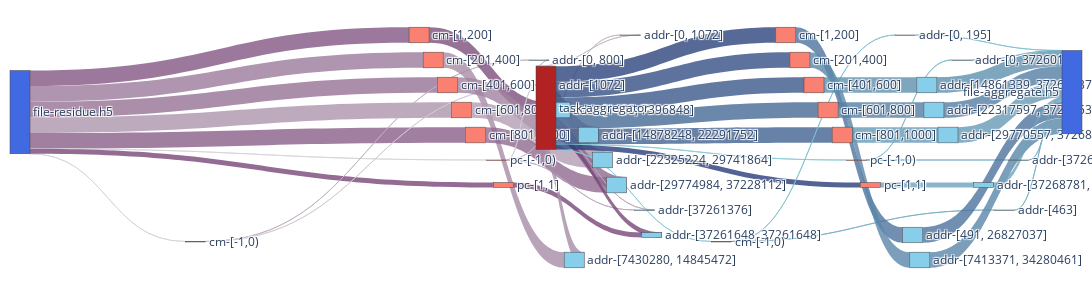

Notebook code for this chart:
### Code cell
AGG = nx.compose(G_AGG_R, G_AGG_W) 

agg_nodes, agg_nodes_dict = get_nodes_for_sankey(AGG,rm_tags=['agg_r','agg_w'])

agg_links = get_links_for_sankey(AGG, agg_nodes_dict)
fig = go.Figure(go.Sankey(
            node = agg_nodes,
            link = agg_links, orientation='h'))

fig.update_layout(
    autosize=False,
    width=1400,
    height=300,
    margin=dict(
        l=10,
        r=10,
        b=40,
        t=10,
        pad=2
    ),
)
fig.show()
fig.write_html(f"{image_path}/sankey-grouped-agg-vol-vfd.html")

### Figure 1 — Plotly figure (JSON) as saved in the notebook; plotly's stock layout.template omitted (floating-point values rounded to 4 significant figures)
{"data": [{"link": {"color": ["rgba(214.11764705882354, 211.1764705882353, 214.11764705882354, 0.8)", "rgba(131.76470588235293, 87.64705882352942, 131.76470588235293, 0.8)", "rgba(155.29411764705884, 122.94117647058823, 155.29411764705884, 0.8)", "rgba(149.41176470588235, 114.11764705882352, 149.41176470588235, 0.8)", "rgba(172.94117647058823, 149.41176470588235, 172.94117647058823, 0.8)", "rgba(137.64705882352942, 96.47058823529413, 137.64705882352942, 0.8)", "rgba(214.11764705882354, 211.1764705882353, 214.11764705882354, 0.8)", "rgba(120.0, 70.0, 120.0, 0.8)", "rgba(190.58823529411765, 175.88235294117646, 190.58823529411765, 0.8)", "rgba(208.23529411764707, 202.35294117647058, 208.23529411764707, 0.8)", "rgba(125.88235294117646, 78.8235294117647, 125.88235294117646, 0.8)", "rgba(167.05882352941177, 140.58823529411765, 167.05882352941177, 0.8)", "rgba(161.1764705882353, 131.76470588235293, 161.1764705882353, 0.8)", "rgba(178.8235294117647, 158.23529411764707, 178.8235294117647, 0.8)", "rgba(143.52941176470588, 105.29411764705883, 143.52941176470588, 0.8)", "rgba(196.47058823529412, 184.70588235294116, 196.47058823529412, 0.8)", "rgba(208.23529411764707, 202.35294117647058, 208.23529411764707, 0.8)", "rgba(184.70588235294116, 167.05882352941177, 184.70588235294116, 0.8)", "rgba(120.0, 70.0, 120.0, 0.8)", "rgba(190.58823529411765, 175.88235294117646, 190.58823529411765, 0.8)", "rgba(202.35294117647058, 193.52941176470588, 202.35294117647058, 0.8)", "rgba(125.88235294117646, 78.8235294117647, 125.88235294117646, 0.8)", "rgba(167.05882352941177, 140.58823529411765, 167.05882352941177, 0.8)", "rgba(161.1764705882353, 131.76470588235293, 161.1764705882353, 0.8)", "rgba(178.8235294117647, 158.23529411764707, 178.8235294117647, 0.8)", "rgba(143.52941176470588, 105.29411764705883, 143.52941176470588, 0.8)", "rgba(196.47058823529412, 184.70588235294116, 196.47058823529412, 0.8)", "rgba(184.70588235294116, 167.05882352941177, 184.70588235294116, 0.8)", "rgba(120.0, 70.0, 120.0, 0.8)", "rgba(133.75, 200.625, 213.75, 0.8)", "rgba(46.25, 69.375, 126.25, 0.8)", "rgba(52.5, 78.75, 132.5, 0.8)", "rgba(58.75, 88.125, 138.75, 0.8)", "rgba(71.25, 106.875, 151.25, 0.8)", "rgba(65.0, 97.5, 145.0, 0.8)", "rgba(133.75, 200.625, 213.75, 0.8)", "rgba(40.0, 60.0, 120.0, 0.8)", "rgba(127.5, 191.25, 207.5, 0.8)", "rgba(115.0, 172.5, 195.0, 0.8)", "rgba(77.5, 116.25, 157.5, 0.8)", "rgba(90.0, 135.0, 170.0, 0.8)", "rgba(96.25, 144.375, 176.25, 0.8)", "rgba(83.75, 125.625, 163.75, 0.8)", "rgba(102.5, 153.75, 182.5, 0.8)", "rgba(121.25, 181.875, 201.25, 0.8)", "rgba(115.0, 172.5, 195.0, 0.8)", "rgba(108.75, 163.125, 188.75, 0.8)", "rgba(127.5, 191.25, 207.5, 0.8)", "rgba(115.0, 172.5, 195.0, 0.8)", "rgba(77.5, 116.25, 157.5, 0.8)", "rgba(90.0, 135.0, 170.0, 0.8)", "rgba(96.25, 144.375, 176.25, 0.8)", "rgba(83.75, 125.625, 163.75, 0.8)", "rgba(102.5, 153.75, 182.5, 0.8)", "rgba(121.25, 181.875, 201.25, 0.8)", "rgba(115.0, 172.5, 195.0, 0.8)", "rgba(108.75, 163.125, 188.75, 0.8)"], "label": ["Access Volume : 0 <br />Average Count : 3 <br />Average Access Size : 0 <br />Operation : read<br />Bandwidth : 0", "Access Volume : 7.42 MB <br />Average Count : 200 <br />Average Access Size : 37.11 KB <br />Operation : read<br />Bandwidth : 11.12 MB/s", "Access Volume : 7.44 MB <br />Average Count : 200 <br />Average Access Size : 37.21 KB <br />Operation : read<br />Bandwidth : 10.68 MB/s", "Access Volume : 7.44 MB <br />Average Count : 200 <br />Average Access Size : 37.2 KB <br />Operation : read<br />Bandwidth : 10.69 MB/s", "Access Volume : 7.44 MB <br />Average Count : 200 <br />Average Access Size : 37.21 KB <br />Operation : read<br />Bandwidth : 10.43 MB/s", "Access Volume : 7.48 MB <br />Average Count : 201 <br />Average Access Size : 37.21 KB <br />Operation : read<br />Bandwidth : 10.78 MB/s", "Access Volume : 0 <br />Average Count : 3 <br />Average Access Size : 0 <br />Operation : read<br />Bandwidth : 0", "Access Volume : 2.4 MB <br />Average Count : 1 <br />Average Access Size : 2.4 MB <br />Operation : read<br />Bandwidth : 1.56 GB/s", "Access Volume : 2.18 KB <br />Average Count : 8 <br />Average Access Size : 273 B <br />Operation : read<br />Bandwidth : 46.58 KB/s", "Access Volume : 328 B <br />Average Count : 1 <br />Average Access Size : 328 B <br />Operation : read<br />Bandwidth : 93.56 B/s", "Access Volume : 7.43 MB <br />Average Count : 399 <br />Average Access Size : 18.62 KB <br />Operation : read<br />Bandwidth : 11.19 MB/s", "Access Volume : 7.45 MB <br />Average Count : 400 <br />Average Access Size : 18.62 KB <br />Operation : read<br />Bandwidth : 10.67 MB/s", "Access Volume : 7.45 MB <br />Average Count : 400 <br />Average Access Size : 18.62 KB <br />Operation : read<br />Bandwidth : 10.68 MB/s", "Access Volume : 7.45 MB <br />Average Count : 400 <br />Average Access Size : 18.62 KB <br />Operation : read<br />Bandwidth : 10.41 MB/s", "Access Volume : 7.49 MB <br />Average Count : 402 <br />Average Access Size : 18.62 KB <br />Operation : read<br />Bandwidth : 10.76 MB/s", "Access Volume : 1.57 KB <br />Average Count : 4 <br />Average Access Size : 392 B <br />Operation : read<br />Bandwidth : 32.85 KB/s", "Access Volume : 328 B <br />Average Count : 1 <br />Average Access Size : 328 B <br />Operation : read<br />Bandwidth : 93.56 B/s", "Access Volume : 512 B <br />Average Count : 1 <br />Average Access Size : 512 B <br />Operation : read<br />Bandwidth : 332.9 KB/s", "Access Volume : 2.4 MB <br />Average Count : 1 <br />Average Access Size : 2.4 MB <br />Operation : read<br />Bandwidth : 1.56 GB/s", "Access Volume : 2.18 KB <br />Average Count : 8 <br />Average Access Size : 273 B <br />Operation : read<br />Bandwidth : 46.58 KB/s", "Access Volume : 656 B <br />Average Count : 2 <br />Average Access Size : 328 B <br />Operation : read<br />Bandwidth : 187.13 B/s", "Access Volume : 7.43 MB <br />Average Count : 399 <br />Average Access Size : 18.62 KB <br />Operation : read<br />Bandwidth : 11.19 MB/s", "Access Volume : 7.45 MB <br />Average Count : 400 <br />Average Access Size : 18.62 KB <br />Operation : read<br />Bandwidth : 10.67 MB/s", "Access Volume : 7.45 MB <br />Average Count : 400 <br />Average Access Size : 18.62 KB <br />Operation : read<br />Bandwidth : 10.68 MB/s", "Access Volume : 7.45 MB <br />Average Count : 400 <br />Average Access Size : 18.62 KB <br />Operation : read<br />Bandwidth : 10.41 MB/s", "Access Volume : 7.49 MB <br />Average Count : 402 <br />Average Access Size : 18.62 KB <br />Operation : read<br />Bandwidth : 10.76 MB/s", "Access Volume : 1.57 KB <br />Average Count : 4 <br />Average Access Size : 392 B <br />Operation : read<br />Bandwidth : 32.85 KB/s", "Access Volume : 512 B <br />Average Count : 1 <br />Average Access Size : 512 B <br />Operation : read<br />Bandwidth : 332.9 KB/s", "Access Volume : 2.4 MB <br />Average Count : 1 <br />Average Access Size : 2.4 MB <br />Operation : read<br />Bandwidth : 1.56 GB/s", "Access Volume : 0 <br />Average Count : 3 <br />Average Access Size : 0 <br />Operation : write<br />Bandwidth : 0", "Access Volume : 7.42 MB <br />Average Count : 200 <br />Average Access Size : 37.11 KB <br />Operation : write<br />Bandwidth : 5.64 MB/s", "Access Volume : 7.44 MB <br />Average Count : 200 <br />Average Access Size : 37.21 KB <br />Operation : write<br />Bandwidth : 4.46 MB/s", "Access Volume : 7.44 MB <br />Average Count : 200 <br />Average Access Size : 37.2 KB <br />Operation : write<br />Bandwidth : 4.06 MB/s", "Access Volume : 7.44 MB <br />Average Count : 200 <br />Average Access Size : 37.21 KB <br />Operation : write<br />Bandwidth : 2.37 MB/s", "Access Volume : 7.48 MB <br />Average Count : 201 <br />Average Access Size : 37.21 KB <br />Operation : write<br />Bandwidth : 2.68 MB/s", "Access Volume : 0 <br />Average Count : 3 <br />Average Access Size : 0 <br />Operation : write<br />Bandwidth : 0", "Access Volume : 2.4 MB <br />Average Count : 1 <br />Average Access Size : 2.4 MB <br />Operation : write<br />Bandwidth : 1.56 GB/s", "Access Volume : 562 B <br />Average Count : 4 <br />Average Access Size : 140.5 B <br />Operation : write<br />Bandwidth : 25.2 B/s", "Access Volume : 28 B <br />Average Count : 1 <br />Average Access Size : 28 B <br />Operation : write<br />Bandwidth : 18.21 KB/s", "Access Volume : 7.42 MB <br />Average Count : 398 <br />Average Access Size : 18.63 KB <br />Operation : write<br />Bandwidth : 1.14 MB/s", "Access Volume : 7.45 MB <br />Average Count : 400 <br />Average Access Size : 18.63 KB <br />Operation : write<br />Bandwidth : 912.66 KB/s", "Access Volume : 7.45 MB <br />Average Count : 400 <br />Average Access Size : 18.63 KB <br />Operation : write<br />Bandwidth : 856.42 KB/s", "Access Volume : 7.45 MB <br />Average Count : 400 <br />Average Access Size : 18.63 KB <br />Operation : write<br />Bandwidth : 928.42 KB/s", "Access Volume : 7.49 MB <br />Average Count : 401 <br />Average Access Size : 18.68 KB <br />Operation : write<br />Bandwidth : 530 KB/s", "Access Volume : 876 B <br />Average Count : 5 <br />Average Access Size : 175.2 B <br />Operation : write<br />Bandwidth : 74.18 B/s", "Access Volume : 28 B <br />Average Count : 1 <br />Average Access Size : 28 B <br />Operation : write<br />Bandwidth : 18.21 KB/s", "Access Volume : 2.4 MB <br />Average Count : 1000 <br />Average Access Size : 2.4 KB <br />Operation : write<br />Bandwidth : 328.73 KB/s", "Access Volume : 562 B <br />Average Count : 4 <br />Average Access Size : 140.5 B <br />Operation : write<br />Bandwidth : 25.2 B/s", "Access Volume : 28 B <br />Average Count : 1 <br />Average Access Size : 28 B <br />Operation : write<br />Bandwidth : 18.21 KB/s", "Access Volume : 7.42 MB <br />Average Count : 398 <br />Average Access Size : 18.63 KB <br />Operation : write<br />Bandwidth : 1.14 MB/s", "Access Volume : 7.45 MB <br />Average Count : 400 <br />Average Access Size : 18.63 KB <br />Operation : write<br />Bandwidth : 912.66 KB/s", "Access Volume : 7.45 MB <br />Average Count : 400 <br />Average Access Size : 18.63 KB <br />Operation : write<br />Bandwidth : 856.42 KB/s", "Access Volume : 7.45 MB <br />Average Count : 400 <br />Average Access Size : 18.63 KB <br />Operation : write<br />Bandwidth : 928.42 KB/s", "Access Volume : 7.49 MB <br />Average Count : 401 <br />Average Access Size : 18.68 KB <br />Operation : write<br />Bandwidth : 530 KB/s", "Access Volume : 876 B <br />Average Count : 5 <br />Average Access Size : 175.2 B <br />Operation : write<br />Bandwidth : 74.18 B/s", "Access Volume : 28 B <br />Average Count : 1 <br />Average Access Size : 28 B <br />Operation : write<br />Bandwidth : 18.21 KB/s", "Access Volume : 2.4 MB <br />Average Count : 1000 <br />Average Access Size : 2.4 KB <br />Operation : write<br />Bandwidth : 328.73 KB/s"], "source": [0, 0, 0, 0, 0, 0, 0, 0, 1, 1, 2, 3, 4, 5, 6, 7, 7, 7, 8, 9, 10, 11, 12, 13, 14, 15, 16, 17, 18, 19, 19, 19, 19, 19, 19, 19, 19, 20, 20, 21, 22, 23, 24, 25, 26, 26, 27, 28, 29, 30, 31, 32, 33, 34, 35, 36, 37], "target": [1, 2, 3, 4, 5, 6, 7, 8, 9, 10, 11, 12, 13, 14, 15, 16, 10, 17, 18, 19, 19, 19, 19, 19, 19, 19, 19, 19, 19, 20, 21, 22, 23, 24, 25, 26, 27, 28, 29, 30, 31, 32, 33, 34, 35, 36, 37, 38, 38, 38, 38, 38, 38, 38, 38, 38, 38], "value": [1, 7422108, 7441148, 7440164, 7442936, 7479508, 1, 2400000, 2184, 328, 7428880, 7447968, 7446976, 7449760, 7486392, 1568, 328, 512, 2400000, 2184, 656, 7428880, 7447968, 7446976, 7449760, 7486392, 1568, 512, 2400000, 1, 7422108, 7441148, 7440164, 7442936, 7479508, 1, 2400000, 562, 28, 7416064, 7451168, 7450176, 7452960, 7489592, 876, 28, 2400000, 562, 28, 7416064, 7451168, 7450176, 7452960, 7489592, 876, 28, 2400000]}, "node": {"color": ["RoyalBlue", "Salmon", "Salmon", "Salmon", "Salmon", "Salmon", "Salmon", "Salmon", "Salmon", "SkyBlue", "SkyBlue", "SkyBlue", "SkyBlue", "SkyBlue", "SkyBlue", "SkyBlue", "SkyBlue", "SkyBlue", "SkyBlue", "FireBrick", "Salmon", "Salmon", "Salmon", "Salmon", "Salmon", "Salmon", "Salmon", "Salmon", "SkyBlue", "SkyBlue", "SkyBlue", "SkyBlue", "SkyBlue", "SkyBlue", "SkyBlue", "SkyBlue", "SkyBlue", "SkyBlue", "RoyalBlue"], "label": ["file-residue.h5", "cm-[-1,0)", "cm-[1,200]", "cm-[201,400]", "cm-[401,600]", "cm-[601,800]", "cm-[801,1000]", "pc-[-1,0)", "pc-[1,1]", "addr-[0, 800]", "addr-[1072]", "addr-[1400, 7396848]", "addr-[7430280, 14845472]", "addr-[14878248, 22291752]", "addr-[22325224, 29741864]", "addr-[29774984, 37228112]", "addr-[0, 1072]", "addr-[37261376]", "addr-[37261648, 37261648]", "task-aggregator", "cm-[-1,0)", "cm-[1,200]", "cm-[201,400]", "cm-[401,600]", "cm-[601,800]", "cm-[801,1000]", "pc-[-1,0)", "pc-[1,1]", "addr-[0, 195]", "addr-[463]", "addr-[491, 26827037]", "addr-[7413371, 34280461]", "addr-[14861339, 37262337]", "addr-[22317597, 37265537]", "addr-[29770557, 37268737]", "addr-[0, 37260149]", "addr-[37268753]", "addr-[37268781, 39674399]", "file-aggregate.h5"], "x": [0.3158, 0.375, 0.3816, 0.3947, 0.4079, 0.4211, 0.4342, 0.4539, 0.4605, 0.4934, 0.5, 0.5132, 0.5263, 0.5395, 0.5526, 0.5658, 0.5789, 0.5921, 0.5987, 0.6579, 0.7171, 0.7237, 0.7368, 0.75, 0.7632, 0.7763, 0.7895, 0.8026, 0.8355, 0.9276, 0.8421, 0.8487, 0.8553, 0.8618, 0.875, 0.8882, 0.9408, 0.9079, 1], "y": [0, 0, 0.1, 0.2, 0.3, 0.4, 0.5, 0.6, 0.7, 0.2, 0.3, 0.4, 1, 0.5, 0.6, 0.7, 0.1, 0.8, 0.9, 0, 0, 0.1, 0.2, 0.3, 0.4, 0.5, 0.6, 0.7, 0.1, 0.8, 0.9, 1, 0.3, 0.4, 0.5, 0.2, 0.6, 0.7, 0]}, "orientation": "h", "type": "sankey"}], "layout": {"autosize": false, "height": 300, "margin": {"b": 40, "l": 10, "pad": 2, "r": 10, "t": 10}, "width": 1400}}
